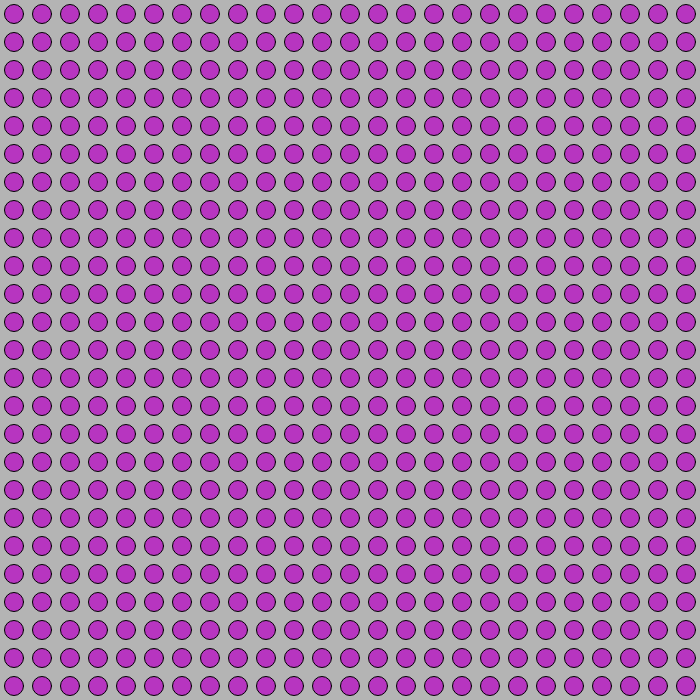
Frame 1 (no input)
Frame 60 (no input): identical to frame 1, image omitted
Frame 120 (the mouse pressed at the canvas centre since frame 60): identical to frame 1, image omitted

The p5.js sketch that drew this single still picture (run headless with seeded random() and noise() and a simulated clock; from frame 60 on, the mouse is pressed at the canvas centre):

// p5.js sketch
// ── sketch.js
let width, height;
let rows, columns;
let r,g,b;

function setup() {
  width = 700;
  height = 700;

  rows = 20;
  columns = 25;

  createCanvas(width, height);
  setColor(r,g,b);
  background(180);
  drawBackground();
}

function setColor() {
  r = random(256);
  g = random(256);
  b = random(256);
}

function mouseClicked() {
  setColor();
  return false;
}

function draw() {
  
}

function drawBackground() {
  let padding = 9;
  let diameter = width / columns;
  let radius = diameter / 2;
  for (let x = radius; x < width; x += diameter) {
    for (let y = radius; y < height; y += diameter) {
      fill(r,g,b);
      ellipse(x, y, diameter - padding, diameter - padding);
    }
  }
}
